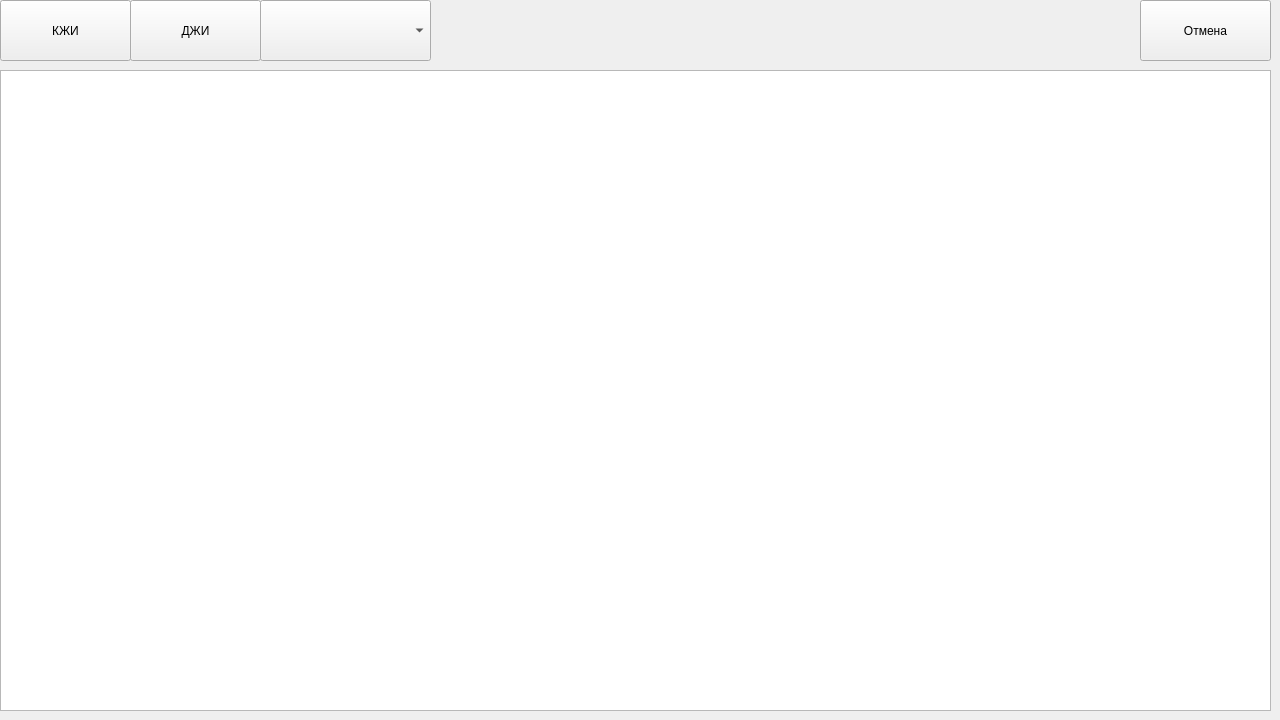
<?xml version="1.0" encoding="UTF-8"?>
<ui version="4.0">
 <class>sampleJournal</class>
 <widget class="QWidget" name="sampleJournal">
  <property name="geometry">
   <rect>
    <x>0</x>
    <y>0</y>
    <width>1280</width>
    <height>720</height>
   </rect>
  </property>
  <property name="windowTitle">
   <string>Form</string>
  </property>
  <widget class="QPushButton" name="sliButton">
   <property name="geometry">
    <rect>
     <x>0</x>
     <y>0</y>
     <width>131</width>
     <height>61</height>
    </rect>
   </property>
   <property name="text">
    <string>КЖИ</string>
   </property>
   <property name="checkable">
    <bool>true</bool>
   </property>
  </widget>
  <widget class="QPushButton" name="lliButton">
   <property name="geometry">
    <rect>
     <x>130</x>
     <y>0</y>
     <width>131</width>
     <height>61</height>
    </rect>
   </property>
   <property name="text">
    <string>ДЖИ</string>
   </property>
   <property name="checkable">
    <bool>true</bool>
   </property>
  </widget>
  <widget class="QComboBox" name="comboBox">
   <property name="geometry">
    <rect>
     <x>260</x>
     <y>0</y>
     <width>171</width>
     <height>61</height>
    </rect>
   </property>
  </widget>
  <widget class="QTableView" name="tableView">
   <property name="geometry">
    <rect>
     <x>0</x>
     <y>70</y>
     <width>1271</width>
     <height>641</height>
    </rect>
   </property>
   <property name="editTriggers">
    <set>QAbstractItemView::NoEditTriggers</set>
   </property>
   <property name="selectionMode">
    <enum>QAbstractItemView::SingleSelection</enum>
   </property>
   <property name="selectionBehavior">
    <enum>QAbstractItemView::SelectRows</enum>
   </property>
  </widget>
  <widget class="QPushButton" name="cancelButton">
   <property name="geometry">
    <rect>
     <x>1140</x>
     <y>0</y>
     <width>131</width>
     <height>61</height>
    </rect>
   </property>
   <property name="text">
    <string>Отмена</string>
   </property>
  </widget>
 </widget>
 <resources/>
 <connections/>
</ui>
